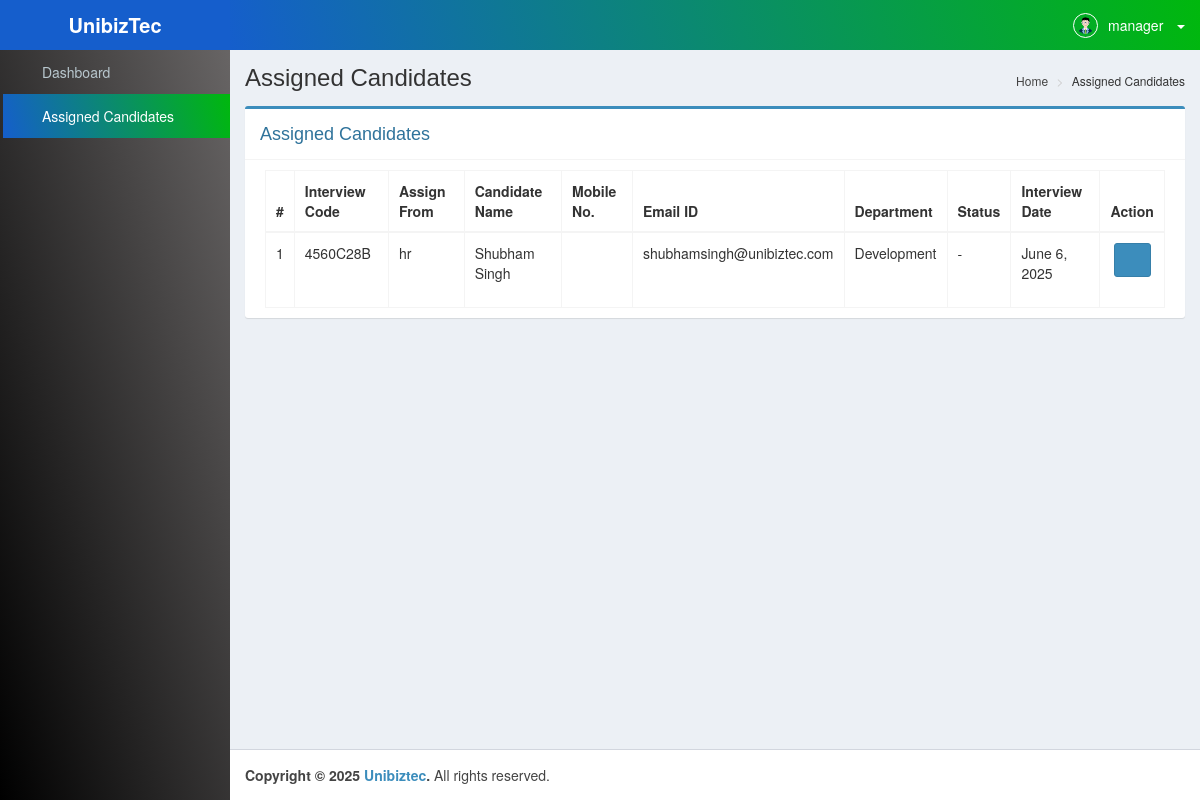
The page /assigned-candidates/ (signed in) on the database its author committed.
### hrmsApp/models.py (models this page shows, shortened)
class Candidate(models.Model):
    token=models.CharField(max_length=15)
    dept_id=models.ForeignKey(Department,on_delete=models.CASCADE,related_name='candidate')
    apply_for=models.ForeignKey(JobRole, on_delete=models.CASCADE, related_name='candidates')
    int_date=models.DateField(default=date.today)
    referred=models.CharField(max_length=50)
    emp_name=models.CharField(max_length=70,null=True,blank=True)
    emp_id=models.CharField(max_length=30,null=True,blank=True)
    source=models.CharField(max_length=30,null=True,blank=True)
    location=models.CharField(max_length=50)
    shift=models.CharField(max_length=30)
    r_shift=models.CharField(max_length=30)
    name=models.CharField(max_length=70)
    father_name=models.CharField(max_length=70,null=True,blank=True)
    mobile=models.CharField(max_length=30,null=True,blank=True)
    email=models.EmailField(unique=True,null=True,blank=True)
    dob=models.DateField(null=True,blank=True)
    gender=models.CharField(max_length=30,null=True,blank=True)
    address=models.CharField(max_length=100,null=True,blank=True)
    designation=models.CharField(max_length=100,null=True,blank=True)
    salary=models.CharField(max_length=100,null=True,blank=True)
    doj=models.DateField(null=True,blank=True)
    reporting_time=models.CharField(max_length=100,null=True,blank=True)
    bgv_link=models.IntegerField(default=0)
    bgv_sent_on=models.DateField(null=True,blank=True)
    bgv_received_on=models.DateField(null=True,blank=True)
    doc_link=models.IntegerField(default=0)
    cand_status=models.IntegerField(default=0,help_text="0=>In Process | 1=>Rejected | 2=>On board")
    status=models.IntegerField(default=1)
    created_at = models.DateTimeField(auto_now_add=True)
    updated_at = models.DateTimeField(auto_now=True)

class Department(models.Model):
    dept_name= models.CharField(max_length=70)

class Assign(models.Model):
    candidate=models.ForeignKey(Candidate,on_delete=models.CASCADE,related_name='candidate_d')
    assign_from=models.ForeignKey(User,on_delete=models.CASCADE,related_name="assigned_from")
    assign_to=models.ForeignKey(User,on_delete=models.CASCADE,null=True,blank=True,related_name="assigned_to")
    int_mode=models.CharField(max_length=30)
    int_date=models.DateField(null=True,blank=True)
    int_time=models.CharField(max_length=30,null=True,blank=True)
    int_round=models.IntegerField(default=0,help_text="0=>Assign to HR | 1=>HR Remarked | 2=>Assign to TL | 3=> TL Remarked | 4=>Assign to Manager | 5=>Manager Remarked | 6=>Final Remarked | 7=>BGV Remarked")

### hrmsApp/views.py (the view)
# urls.py: path('assigned-candidates/',views.assigned_candidate_listing,name="assigned_candidates"),
def assigned_candidate_listing(request):
    assigned = User.objects.get(id=request.user.id)
    assigned_data = Assign.objects.filter(assign_to=assigned)
    data = Candidate.objects.filter(
    id__in=assigned_data.values_list('candidate_id', flat=True),
    status=1
    )
    assign_from_map = {
        assign.candidate_id: {
            'assign_from': assign.assign_from,
            'int_date': assign.int_date
        }
        for assign in assigned_data
    }
    candidate_info = []
    for candidate in data:
        assign_info = assign_from_map.get(candidate.id)
        candidate_info.append({
            'candidate': candidate,
            'assign_from': assign_info['assign_from'] if assign_info else None,
            'int_date': assign_info['int_date'] if assign_info else None
        })
    return render(request, 'pages/assigned-candidates.html',{'data':candidate_info})

### hrmsApp/context_processors.py (called while the page is built)
def current_year(request):
    return {'current_year': datetime.datetime.now().year}

### hrmsApp/templates/pages/assigned-candidates.html (shortened to what this page needs)
{% extends 'layouts/base.html' %}
{% block content %}
{% load custom_tags %}
<div class="content-wrapper">
    <section class="content-header">
        <h1>
            Assigned Candidates
        </h1>
        <ol class="breadcrumb">
            <li>
                <a href="{% url 'dashboard' %}"><i class="fa fa-dashboard"></i> Home</a>
            </li>
            <li>Assigned Candidates</li>
        </ol>
    </section>
    <section class="content">
        <div class="row">
            <div class="col-md-12">
                <div class="box box-primary">
                    <div class="box-header with-border">
                        <h3 class="box-title">Assigned Candidates</h3>
                    </div>
                        <div class="box-body">
                            <table id="can_table" class="table table-bordered table-hover">
                                <thead>
                                    <tr>
                                        <th>#</th>
                                        <th>Interview Code</th>
                                        <th>Assign From</th>
                                        <th>Candidate Name</th>
                                        <th>Mobile No.</th>
                                        <th>Email ID</th>
                                        <th>Department</th>
                                        <th>Status</th>
                                        <th>Interview Date</th>
                                        <th>
                                            <center>Action</center>
                                        </th>
                                    </tr>
                                </thead>
                                <tbody>
                                    {% for d in data %}
                                    <tr>
                                        <td>{{ forloop.counter }}</td>
                                        <td>{{d.candidate.token}}</td>
                                        <td>{{d.assign_from}}</td>
                                        <td>{{d.candidate.name}}</td>
                                        <td>{{d.candidate.mobile}}</td>
                                        <td>{{d.candidate.email}}</td>
                                        <td>{{d.candidate.dept_id.dept_name|default:''}}</td>
                                        <td>-</td>
                                        <td>{{d.int_date}}</td>
                                        <td>
                                            <center>
                                                <a class="btn btn-primary" href="{% url 'candidate_info' token=d.candidate.token %}" title="View"><i class="fa fa-arrows"></i></a>&nbsp;&nbsp;
                                            </center>
                                        </td>
                                    </tr>
                                    {% endfor %}
                                </tbody>
                            </table>
                        </div>
                </div>
            </div>
        </div>
    </section>
</div>
{% endblock content %}

### hrmsApp/templates/layouts/base.html (shortened to what this page needs)
<!DOCTYPE html>
<html>
<head>
  {% load static %}
  <link rel="stylesheet" type="text/css" href="{% static 'css/bootstrap.css' %}" />
  <link rel="stylesheet" type="text/css" href="{% static 'css/font-awesome.css' %}" />
  <link rel="stylesheet" type="text/css" href="{% static 'css/ionicons.css' %}" />
  <link rel="stylesheet" type="text/css" href="{% static 'css/AdminLTE.css' %}" />
  <link rel="stylesheet" type="text/css" href="{% static 'css/all-skins.css' %}" />
  <link rel="stylesheet" type="text/css" href="{% static 'css/bootstrap-timepicker.min.css' %}" />
  <link rel="stylesheet" type="text/css" href="{% static 'css/bootstrap-datepicker.css' %}" />
  <link rel="stylesheet" type="text/css" href="{% static 'css/dataTables.bootstrap.css' %}">
  <link rel="stylesheet" type="text/css" href="{% static 'css/switchery.min.css' %}" rel="stylesheet" />
  <link rel="stylesheet" type="text/css" href="https://cdn.datatables.net/buttons/1.6.5/css/buttons.dataTables.min.css" rel="stylesheet" />
  <link href="{% static 'css/toastr.min.css' %}" rel="stylesheet">
</head>
<body class="hold-transition skin-blue sidebar-mini">
  <div class="wrapper">
    <header class="main-header">
      <a href="{% url 'dashboard' %}" class="logo">
        <span class="logo-lg"><b>UnibizTec</b></span>
      </a>
      <nav class="navbar navbar-static-top" role="navigation">
        <a href="#" class="sidebar-toggle" data-toggle="push-menu" role="button">
        </a>
        <div class="navbar-custom-menu">
          <ul class="nav navbar-nav">
            <li class="dropdown user user-menu">
              <ul class="nav navbar-nav navbar-left">
                <li class="dropdown user user-menu">
                  <a href="#" class="dropdown-toggle" data-toggle="dropdown">
                    <img src="{% static 'images/avatar.png' %}" class="user-image" alt="Administrator">
                    <span class="hidden-xs">{{request.user}}</span>
                    &nbsp; <span class="caret"></span>
                  </a>
                </li>
                <li>
                  <a href="javascript:void(0);" data-toggle="control-sidebar"></a>
                </li>
               </ul>
            </li>
          </ul>
        </div>
      </nav>
    </header>
    {% include "includes/sidebar.html" %}
    {% block content %} {% endblock content %}
    <footer class="main-footer">
        <strong>Copyright &copy; {% now "Y" %} <a href="{% url 'login' %}" target="_blank">Unibiztec</a>.</strong> All rights reserved.
      </footer>
    </div>
  </body>
  </html>

### hrmsApp/static/css/all-skins.css (style rules this page uses)
.skin-blue .main-header .navbar { background: transparent linear-gradient(254deg, #00B80D 0%, #155ECC 100%) 0% 0% no-repeat padding-box; }
.skin-blue .main-header .navbar .nav > li > a { color: #ffffff; }
.skin-blue .main-header .navbar .sidebar-toggle { color: #ffffff; }
.skin-blue .main-header .navbar .sidebar-toggle { color: #fff; }
.skin-blue .main-header .logo { background: transparent linear-gradient(254deg, #155ECC 0%, #155ECC 100%) 0% 0% no-repeat padding-box; color: #ffffff; border-bottom: 0 solid transparent; }
.skin-blue .content-header { background: transparent; }
.skin-blue .wrapper, .skin-blue .main-sidebar, .skin-blue .left-side { background: transparent linear-gradient(254deg, #6b6868 0%, #000000 100%) 0% 0% no-repeat padding-box; }

### hrmsApp/templates/layouts/base.html (style rules this page uses)
li.dropdown.user.user-menu { float: right; }

### rows shown on the page
Candidate: candidate.token "4560C28B", assign_from "hr", candidate.name "Shubham Singh", candidate.email "shubhamsingh@unibiztec.com", candidate.dept_id.dept_name "Development", int_date "June 6, 2025"

### other values the page prints
{{ request.user }} "manager"
